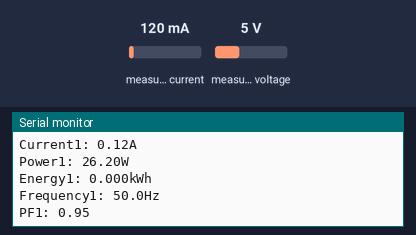
This sketch was run on a simulated Arduino Uno, built with avr-gcc and run on an emulated ATmega328P. On the bench: the last lines printed to the serial monitor. The test bench sets the inputs (shaded band); at power-on: measured current 120 mA, measured voltage 5 V.

Above: at 1.2 s.
1.3 s: measured current set to 40 mA
At 2.6 s:
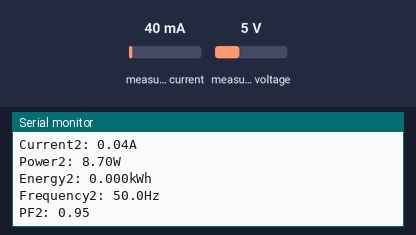
2.8 s: measured voltage set to 0.3 V
4.3 s: measured current set to 500 mA
At 4.7 s:
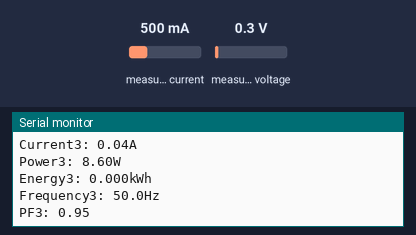
Timing chart, 0 to 7.3 s (numbered marks = the images above; inputs shaded):
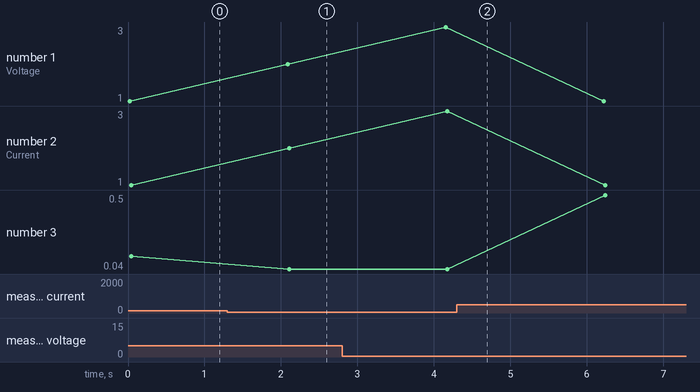

The sketch:

Smart_Power.ino
```cpp
#include <PZEM004Tv30.h>

PZEM004Tv30 pzem1(5, 16);
PZEM004Tv30 pzem2(2, 4);
PZEM004Tv30 pzem3(14, 12);

void setup() {
  Serial.begin(9600);
}

void loop() {
     Fasa1();
     Serial.println();
     delay(2000);
     Fasa2();
     Serial.println();
     delay(2000);
     Fasa3();
     Serial.println();
     delay(2000);
}
```

Smart_Power1.ino
```cpp
void Fasa1() {
    float voltage = pzem1.voltage();
    if(voltage != NAN){
        Serial.print("Voltage1: "); Serial.print(voltage); Serial.println("V");
    } else {
        Serial.println("Error reading voltage");
    }

    float current = pzem1.current();
    if(current != NAN){
        Serial.print("Current1: "); Serial.print(current); Serial.println("A");
    } else {
        Serial.println("Error reading current");
    }

    float power = pzem1.power();
    if(current != NAN){
        Serial.print("Power1: "); Serial.print(power); Serial.println("W");
    } else {
        Serial.println("Error reading power");
    }

    float energy = pzem1.energy();
    if(current != NAN){
        Serial.print("Energy1: "); Serial.print(energy,3); Serial.println("kWh");
    } else {
        Serial.println("Error reading energy");
    }

    float frequency = pzem1.frequency();
    if(current != NAN){
        Serial.print("Frequency1: "); Serial.print(frequency, 1); Serial.println("Hz");
    } else {
        Serial.println("Error reading frequency");
    }

    float pf = pzem1.pf();
    if(current != NAN){
        Serial.print("PF1: "); Serial.println(pf);
    } else {
        Serial.println("Error reading power factor");
    }
}
```

Smart_Power2.ino
```cpp
void Fasa2() {
    float voltage = pzem2.voltage();
    if(voltage != NAN){
        Serial.print("Voltage2: "); Serial.print(voltage); Serial.println("V");
    } else {
        Serial.println("Error reading voltage");
    }

    float current = pzem2.current();
    if(current != NAN){
        Serial.print("Current2: "); Serial.print(current); Serial.println("A");
    } else {
        Serial.println("Error reading current");
    }

    float power = pzem2.power();
    if(current != NAN){
        Serial.print("Power2: "); Serial.print(power); Serial.println("W");
    } else {
        Serial.println("Error reading power");
    }

    float energy = pzem2.energy();
    if(current != NAN){
        Serial.print("Energy2: "); Serial.print(energy,3); Serial.println("kWh");
    } else {
        Serial.println("Error reading energy");
    }

    float frequency = pzem2.frequency();
    if(current != NAN){
        Serial.print("Frequency2: "); Serial.print(frequency, 1); Serial.println("Hz");
    } else {
        Serial.println("Error reading frequency");
    }

    float pf = pzem2.pf();
    if(current != NAN){
        Serial.print("PF2: "); Serial.println(pf);
    } else {
        Serial.println("Error reading power factor");
    }
}
```

Smart_Power3.ino
```cpp
void Fasa3() {
    float voltage = pzem3.voltage();
    if(voltage != NAN){
        Serial.print("Voltage3: "); Serial.print(voltage); Serial.println("V");
    } else {
        Serial.println("Error reading voltage");
    }

    float current = pzem3.current();
    if(current != NAN){
        Serial.print("Current3: "); Serial.print(current); Serial.println("A");
    } else {
        Serial.println("Error reading current");
    }

    float power = pzem3.power();
    if(current != NAN){
        Serial.print("Power3: "); Serial.print(power); Serial.println("W");
    } else {
        Serial.println("Error reading power");
    }

    float energy = pzem3.energy();
    if(current != NAN){
        Serial.print("Energy3: "); Serial.print(energy,3); Serial.println("kWh");
    } else {
        Serial.println("Error reading energy");
    }

    float frequency = pzem3.frequency();
    if(current != NAN){
        Serial.print("Frequency3: "); Serial.print(frequency, 1); Serial.println("Hz");
    } else {
        Serial.println("Error reading frequency");
    }

    float pf = pzem3.pf();
    if(current != NAN){
        Serial.print("PF3: "); Serial.println(pf);
    } else {
        Serial.println("Error reading power factor");
    }
}
```

Measured:
- after the input at 1.3 s, the serial monitor: prints a new line after 0.81 s (image 1)
- plotted number 3: 0.12 → 0.04 after the input at 1.3 s, 0.04 → 0.5 after the input at 4.3 s
